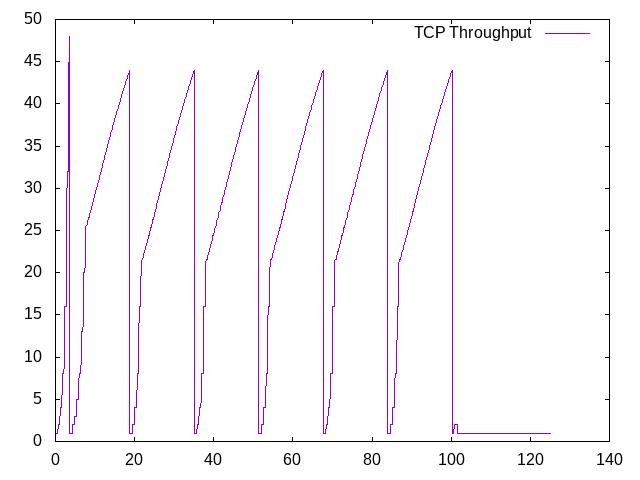

The script that saved this image:
set output 'tahoe_t.png'
set terminal png

set xrange[0: ]
set yrange[0: ]

plot 'tahoe' using 1:2 title "TCP Throughput" with lines